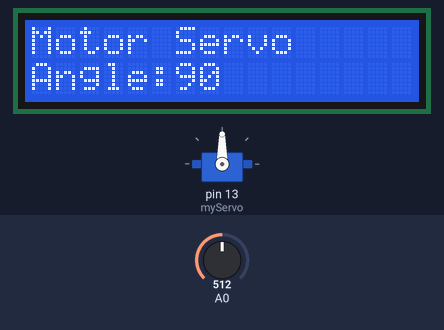
This sketch was run on a simulated Arduino Uno, built with avr-gcc and run on an emulated ATmega328P. On the bench: 16×2 character LCD, servo. Inputs (shaded band) come from the test bench; at power-on: A0 = 512. What the sketch prints to the serial monitor is not drawn.

Above: at 1.2 s.
1.3 s: A0 set to 554
At 2.2 s:
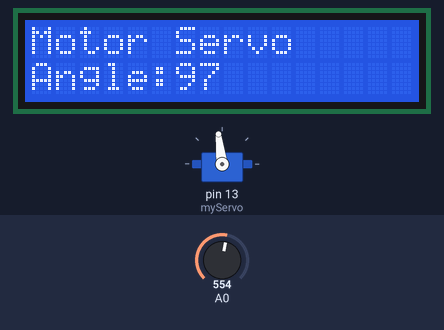
2.8 s: A0 set to 581
At 3.8 s:
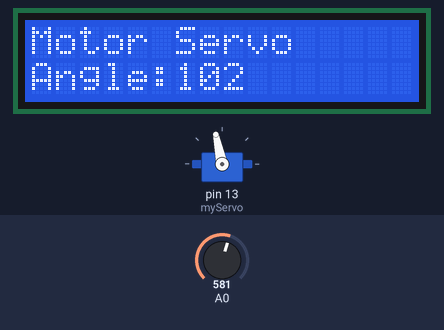
4.3 s: A0 set to 306
At 5.1 s:
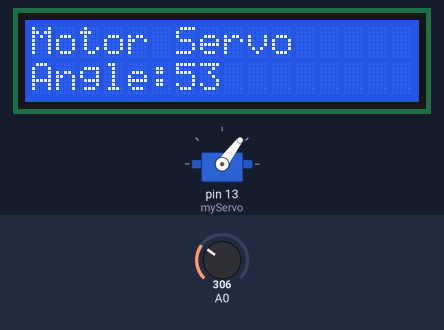
7.3 s: A0 set to 1023
At 7.7 s:
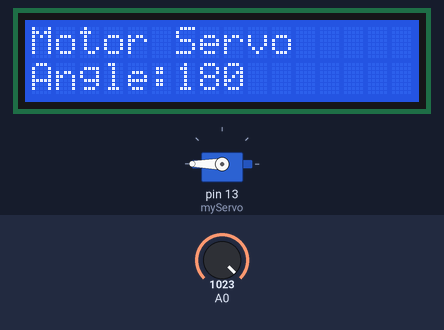
8.8 s: A0 set to 122
At 9.6 s:
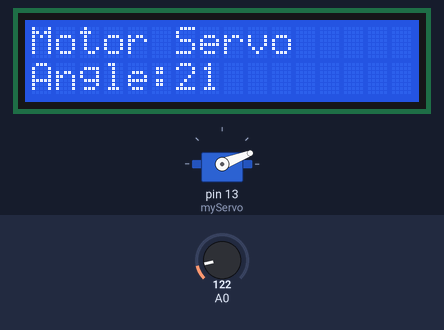
10.3 s: A0 set to 984
At 10.6 s:
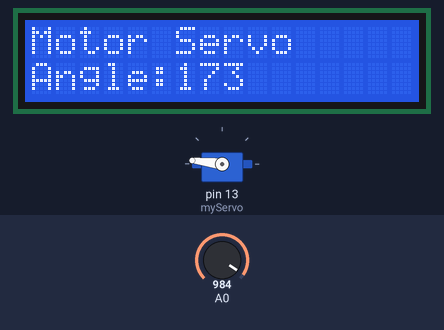
11.8 s: A0 set to 1015
Timing chart, 0 to 14.3 s (numbered marks = the images above; inputs shaded):
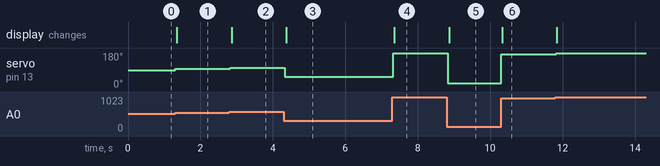

The sketch:

motor_servo_potensio_lcd.ino
```cpp
#include <Servo.h>
#include <LiquidCrystal.h>
Servo myServo;
const int RS = 2, EN = 3, D4 = 4, D5 = 5, D6 = 6, D7 = 7;
LiquidCrystal lcd(RS, EN, D4, D5, D6, D7);

void setup() {
  lcd.begin(16, 2);
  Serial.begin(9600);
  myServo.attach(13);
}

void loop() {
  int analogValue = analogRead(A0);
  int angle = map(analogValue, 0, 1023, 0, 180);

  myServo.write(angle);
  lcd.clear();
  lcd.setCursor(0, 0);
  lcd.print("Motor Servo");
  lcd.setCursor(0, 1);
  lcd.print("Angle:");
  lcd.print(angle);

  Serial.print("Analog: ");
  Serial.print(analogValue);
  Serial.print("Angle: ");
  Serial.println((angle));
}
```

Measured:
- after the input at 1.3 s, servo on pin 13 (myServo): 90° → 97° at once; the display: changes after 0.05 s (image 1)
- after the input at 2.8 s, servo on pin 13 (myServo): 97° → 102° at once; the display: changes after 0.06 s (image 2)
- after the input at 4.3 s, servo on pin 13 (myServo): 102° → 53° at once; the display: changes after 0.07 s (image 3)
- after the input at 7.3 s, servo on pin 13 (myServo): 53° → 180° at once; the display: changes at once (image 4)
- after the input at 8.8 s, servo on pin 13 (myServo): 180° → 21° at once; the display: changes after 0.06 s (image 5)
- after the input at 10.3 s, servo on pin 13 (myServo): 21° → 173° at once; the display: changes at once (image 6)
- after the input at 11.8 s, servo on pin 13 (myServo): 173° → 178° at once
